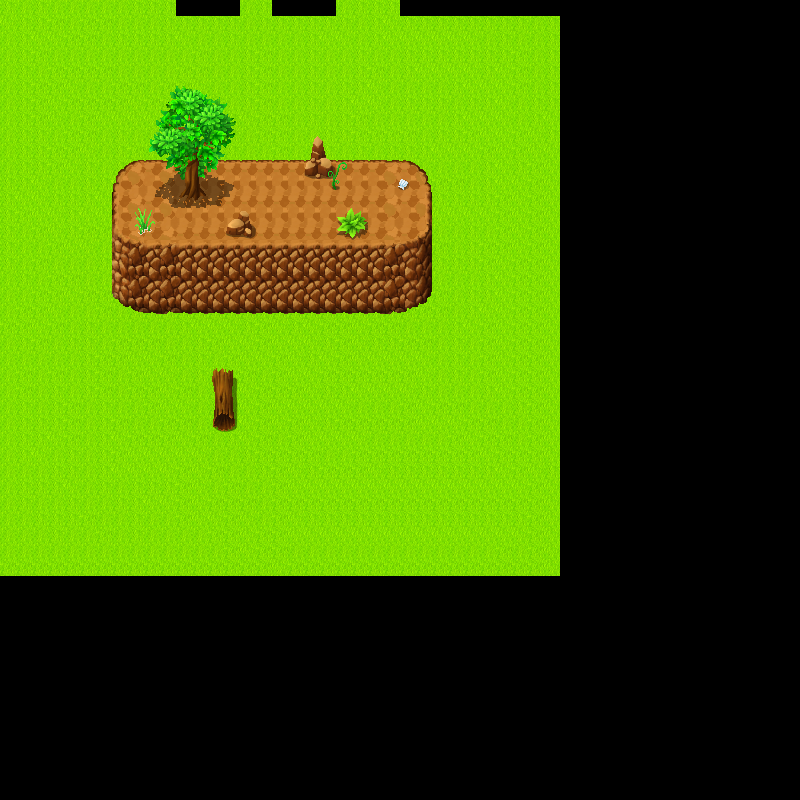

Below is a game level as drawn by its tile map, then a one-line description and the .tmx that defines it (tile-layer data replaced by summaries):
An orthogonal 50x50 tile map with 16x16 px tiles, 4 tile layers (Grass, new, Tile Layer 3, Tile Layer 4).

<map version="1.0" orientation="orthogonal" renderorder="right-down" width="50" height="50" tilewidth="16" tileheight="16" nextobjectid="1">
 <tileset firstgid="1" name="TileB_exterior_2_summer" tilewidth="16" tileheight="16" tilecount="1024" columns="32">
  <image source="TileB_exterior_2_summer.png" width="512" height="512" />
 </tileset>
 <layer name="Grass" width="50" height="50">
  <data>[2500 cells, 1242 non-empty, 4 distinct tile ids]</data>
 </layer>
 <layer name="new" width="50" height="50">
  <data>[2500 cells, 211 non-empty, 69 distinct tile ids]</data>
 </layer>
 <layer name="Tile Layer 3" width="50" height="50">
  <data>[2500 cells, 70 non-empty, 70 distinct tile ids]</data>
 </layer>
 <layer name="Tile Layer 4" width="50" height="50">
  <data>[2500 cells, 6 non-empty, 5 distinct tile ids]</data>
 </layer>
</map>
